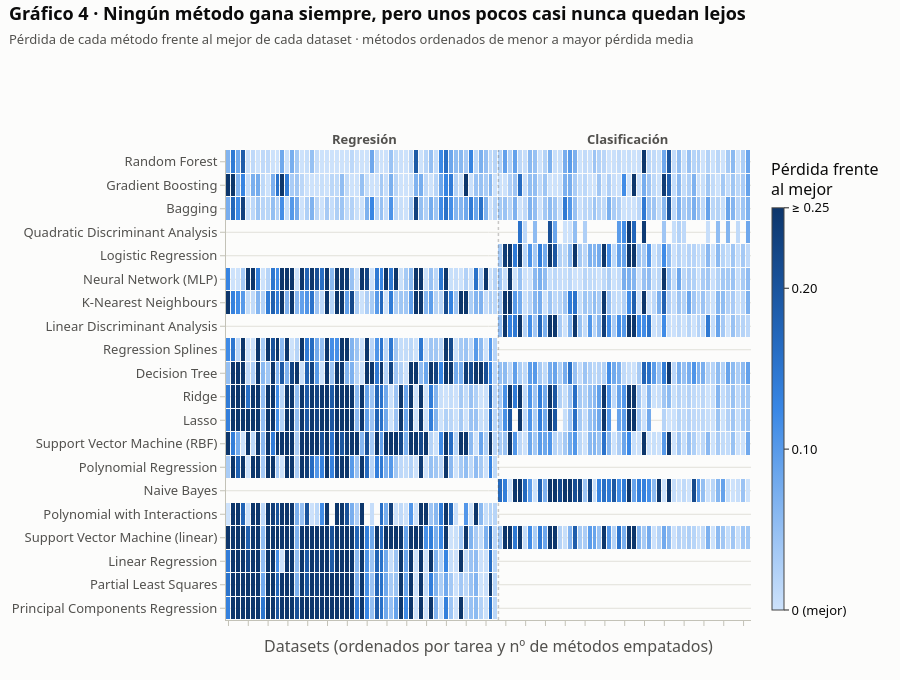

Here is the notebook cell this chart was saved with:
### Markdown cell above
<a id="grafico-4"></a>

El Gráfico 4 es un mapa de calor con los métodos en filas y los datasets en columnas. Cada celda
muestra cuánto rendimiento pierde ese método frente al mejor de ese dataset: los tonos claros
indican que queda cerca del mejor, los oscuros que queda lejos, y las celdas en blanco que el
método no aplica o no pudo ejecutarse. Permite ver de un vistazo que ningún método gana siempre,
pero que unos pocos casi nunca quedan lejos.

### Code cell
# Pérdida de cada método frente al mejor de su dataset. 0 = es el mejor; en blanco = el método
# no aplica a la tarea o no pudo ejecutarse. Recortado en 0.25 para que la escala sea legible.
TOPE = 0.25
matriz = ms0.pivot(index="method", columns="dataset", values="regret").clip(upper=TOPE)
orden_metodos = matriz.mean(axis=1).sort_values().index
tarea_ds = METAFEATURES.set_index("dataset").task
orden_datasets = sorted(matriz.columns, key=lambda d: (tarea_ds[d] != "regression",
                                                       ganadores_por_dataset[d]))
matriz = matriz.loc[orden_metodos, orden_datasets]

fig = go.Figure(go.Heatmap(
    z=matriz.values, x=matriz.columns, y=[ETIQUETA_METODO.get(m, m) for m in matriz.index],
    colorscale=[[i / (len(AZULES) - 1), c] for i, c in enumerate(AZULES)],
    zmin=0, zmax=TOPE, xgap=1, ygap=1,
    colorbar=dict(title=dict(text="Pérdida frente<br>al mejor", side="top"), thickness=12,
                  tickvals=[0, 0.1, 0.2, TOPE], ticktext=["0 (mejor)", "0.10", "0.20", "≥ 0.25"]),
    hovertemplate="<b>%{y}</b> en %{x}<br>Pérdida frente al mejor: %{z:.3f}<extra></extra>",
))
n_reg = int((tarea_ds[orden_datasets] == "regression").sum())
fig.add_vline(x=n_reg - 0.5, line=dict(color=TINTA_2, width=1.5, dash="dot"))
fig.add_annotation(x=n_reg / 2, y=1.0, yref="paper", yanchor="bottom", text="<b>Regresión</b>",
                   showarrow=False)
fig.add_annotation(x=n_reg + (len(orden_datasets) - n_reg) / 2, y=1.0, yref="paper",
                   yanchor="bottom", text="<b>Clasificación</b>", showarrow=False)
fig.update_xaxes(showticklabels=False,
                 title="Datasets (ordenados por tarea y nº de métodos empatados)")
fig.update_yaxes(showgrid=False, autorange="reversed")
estilo(fig, "Gráfico 4 · Ningún método gana siempre, pero unos pocos casi nunca quedan lejos",
       "Pérdida de cada método frente al mejor de cada dataset · "
       "métodos ordenados de menor a mayor pérdida media",
       alto=680).show()

### Figure 1 — Plotly figure (JSON) as saved in the notebook; plotly's stock layout.template omitted (floating-point values rounded to 4 significant figures; data arrays with more than 128 entries replaced by an {"elided": "..."} marker saying what was removed)
{"data": [{"colorbar": {"thickness": 12, "ticktext": ["0 (mejor)", "0.10", "0.20", "≥ 0.25"], "tickvals": [0, 0.1, 0.2, 0.25], "title": {"side": "top", "text": "Pérdida frente<br>al mejor"}}, "colorscale": [[0, "#cde2fb"], [0.1667, "#9ec5f4"], [0.3333, "#6da7ec"], [0.5, "#3987e5"], [0.6667, "#256abf"], [0.8333, "#184f95"], [1, "#0d366b"]], "hovertemplate": "<b>%{y}</b> en %{x}<br>Pérdida frente al mejor: %{z:.3f}<extra></extra>", "type": "heatmap", "x": ["561_cpu", "611_fri_c3_100_5", "613_fri_c3_250_5", "kin8nm", "naval_propulsion_plant", "nikuradse_2", "physiochemical_protein", "sarcos", "video_transcoding", "white_wine", "230_machine_cpu", "527_analcatdata_election2000", "557_analcatdata_apnea1", "657_fri_c2_250_10", "abalone", "auction_verification", "california_housing", "grid_stability", "miami_housing", "nikuradse_1", "pumadyn32nh", "superconductivity", "602_fri_c3_250_10", "634_fri_c2_100_10", "airfoil_self_noise", "concrete_compressive_strength", "diamonds", "first_principles_supernovae_zg", "geographical_origin_of_music", "health_insurance", "kings_county", "red_wine", "690_visualizing_galaxy", "706_sleuth_case1202", "cars", "cpu_activity", "energy_efficiency", "fifa", "wave_energy", "591_fri_c1_100_10", "Moneyball", "space_ga", "QSAR_fish_toxicity", "solar_flare", "542_pollution", "210_cloud", "519_vinnie", "fps_benchmark", "brazilian_houses", "cps88wages", "student_performance_por", "678_visualizing_environmental", "712_chscase_geyser1", "socmob", "forest_fires", "adult", "car", "collins", "connect-4", "mux6", "banknote-authentication", "blood-transfusion-service-center", "breast_cancer", "electricity", "jm1", "jungle_chess_2pcs_raw_endgame_complete", "letter", "nomao", "prnn_crabs", "vehicle", "wilt", "PhishingWebsites", "congressional_voting_records", "segment", "bank-marketing", "calendarDOW", "churn", "cylinder-bands", "optdigits", "satimage", "tae", "wall-robot-navigation", "hayes_roth", "pendigits", "climate-model-simulation-crashes", "labor", "mfeat-factors", "splice", "analcatdata_aids", "lymphography", "numerai28.6", "saheart", "wine_recognition", "credit-g", "ecoli", "qsar-biodeg", "credit-approval", "new_thyroid", "penguins", "biomed", "dresses-sales", "postoperative_patient_data", "appendicitis", "breast-w", "cmc", "schizo"], "xgap": 1, "y": ["Random Forest", "Gradient Boosting", "Bagging", "Quadratic Discriminant Analysis", "Logistic Regression", "Neural Network (MLP)", "K-Nearest Neighbours", "Linear Discriminant Analysis", "Regression Splines", "Decision Tree", "Ridge", "Lasso", "Support Vector Machine (RBF)", "Polynomial Regression", "Naive Bayes", "Polynomial with Interactions", "Support Vector Machine (linear)", "Linear Regression", "Partial Least Squares", "Principal Components Regression"], "ygap": 1, "z": {"elided": "20x106 float values"}, "zmax": 0.25, "zmin": 0}], "layout": {"annotations": [{"font": {"color": "#52514e"}, "showarrow": false, "text": "<b>Regresión</b>", "x": 27.5, "y": 1, "yanchor": "bottom", "yref": "paper"}, {"font": {"color": "#52514e"}, "showarrow": false, "text": "<b>Clasificación</b>", "x": 80.5, "y": 1, "yanchor": "bottom", "yref": "paper"}], "font": {"color": "#0b0b0b", "family": "system-ui, -apple-system, 'Segoe UI', sans-serif", "size": 13}, "height": 680, "hoverlabel": {"bgcolor": "white", "font": {"family": "system-ui, -apple-system, 'Segoe UI', sans-serif", "size": 13}}, "legend": {"font": {"color": "#52514e"}, "orientation": "h", "title": {}, "x": 0, "y": 1.089, "yanchor": "bottom"}, "margin": {"b": 60, "l": 70, "r": 30, "t": 150}, "paper_bgcolor": "#fcfcfb", "plot_bgcolor": "#fcfcfb", "shapes": [{"line": {"color": "#52514e", "dash": "dot", "width": 1.5}, "type": "line", "x0": 54.5, "x1": 54.5, "xref": "x", "y0": 0, "y1": 1, "yref": "y domain"}], "title": {"text": "<b>Gráfico 4 · Ningún método gana siempre, pero unos pocos casi nunca quedan lejos</b><br><span style='font-size:13px;color:#52514e'>Pérdida de cada método frente al mejor de cada dataset · métodos ordenados de menor a mayor pérdida media</span>", "x": 0.01, "xanchor": "left", "y": 0.97, "yanchor": "top"}, "xaxis": {"linecolor": "#c3c2b7", "showgrid": false, "showticklabels": false, "tickcolor": "#c3c2b7", "tickfont": {"color": "#52514e"}, "title": {"font": {"color": "#52514e"}, "text": "Datasets (ordenados por tarea y nº de métodos empatados)"}}, "yaxis": {"autorange": "reversed", "gridcolor": "#e1e0d9", "linecolor": "#c3c2b7", "showgrid": true, "tickcolor": "#c3c2b7", "tickfont": {"color": "#52514e"}, "title": {"font": {"color": "#52514e"}}}}}
